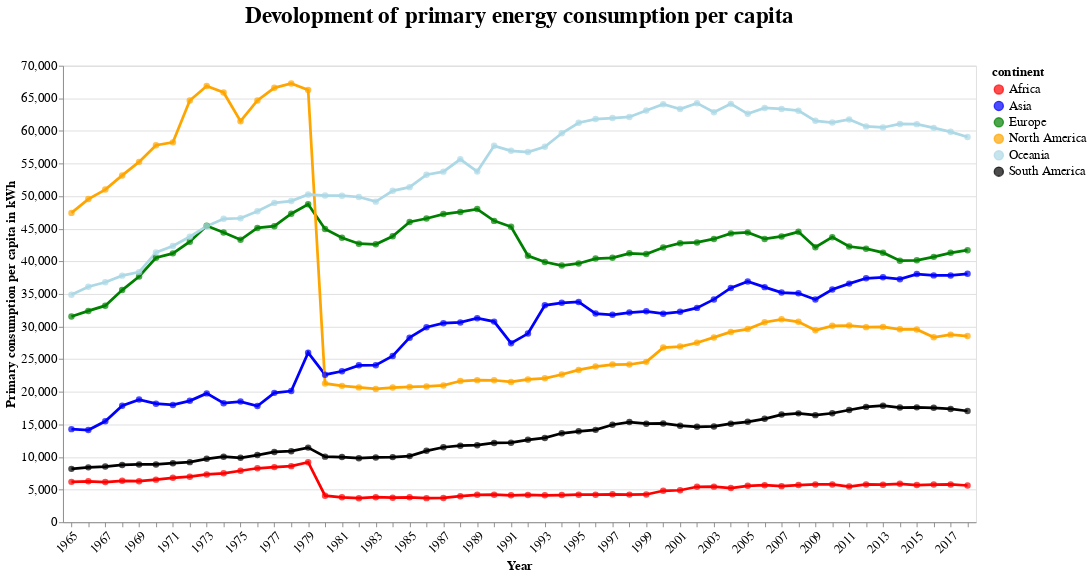

The cell this chart's notebook holds for it:
### Markdown cell above
<style> .section-title {background-color: #2ecc71; color: white; border-radius: 15px; text-align: center; padding: 1px; font-size: 2em}</style>
<div class="section-title">Devolopement of primary energy consumption</div>

### Code cell
# sets the colors for each continent
continent_colors = {
    'Africa': 'red',
    'Asia': 'blue',
    'Europe': 'green',
    'North America': 'orange',
    'Oceania': 'lightblue',
    'South America': 'black'
}

# creates a line chart to show the energy consumption per capita by continent
line = alt.Chart(continent_data_filtered).mark_line().encode(
    x=alt.X('year:O', title='Year', axis=alt.Axis(labelAngle=-45, labelOverlap=True)),          # sets the label angle and the label overlap
    y=alt.Y('energy_per_capita:Q', title='Primary consumption per capita in kWh'),             
    color=alt.Color('continent:N', legend=alt.Legend(title='continent'),                        # sets the color and the legend
                    scale=alt.Scale(domain=list(continent_colors.keys()),                       # sets the domain and the range of the colors
                                    range=list(continent_colors.values()))),  
    size=alt.Size(value= 3),                                                                    # sets the size of the line
)

# creates a circle chart to show the energy consumption per capita by continent
circle = alt.Chart(continent_data_filtered).mark_circle().encode(
    x=alt.X('year:O'),
    y=alt.Y('energy_per_capita:Q'),
    color=alt.Color('continent:N',  
                    scale=alt.Scale(domain=list(continent_colors.keys()), 
                                    range=list(continent_colors.values()))),
    size=alt.Size(value= 50),
    tooltip=['year','continent', 'energy_per_capita']
)

# creates the chart
chart = (line + circle).properties(
    title='Devolopment of primary energy consumption per capita',                           # sets the title
    width=1000,                                                                             # sets the width
    height=500                                                                              # sets the height
).configure_title(
    fontSize=25,                                                                            # sets the font size
    offset=35                                                                               # moves the title from the chart
).configure_axis(
    labelFontSize=14,                                                                       # sets the font size of the labels
    titleFontSize=14                                                                        # sets the font size of the title
).configure_legend(
    labelFontSize=14,
    titleFontSize=14
)

chart

### Figure 1 — Vega-Lite specification as saved in the notebook (floating-point values rounded to 4 significant figures; data arrays with more than 128 entries replaced by an {"elided": "..."} marker saying what was removed)
{"config": {"view": {"continuousWidth": 300, "continuousHeight": 300}, "axis": {"labelFontSize": 14, "titleFontSize": 14}, "legend": {"labelFontSize": 14, "titleFontSize": 14}, "title": {"fontSize": 25, "offset": 35}}, "layer": [{"mark": {"type": "line"}, "encoding": {"color": {"field": "continent", "legend": {"title": "continent"}, "scale": {"domain": ["Africa", "Asia", "Europe", "North America", "Oceania", "South America"], "range": ["red", "blue", "green", "orange", "lightblue", "black"]}, "type": "nominal"}, "size": {"value": 3}, "x": {"axis": {"labelAngle": -45, "labelOverlap": true}, "field": "year", "title": "Year", "type": "ordinal"}, "y": {"field": "energy_per_capita", "title": "Primary consumption per capita in kWh", "type": "quantitative"}}}, {"mark": {"type": "circle"}, "encoding": {"color": {"field": "continent", "scale": {"domain": ["Africa", "Asia", "Europe", "North America", "Oceania", "South America"], "range": ["red", "blue", "green", "orange", "lightblue", "black"]}, "type": "nominal"}, "size": {"value": 50}, "tooltip": [{"field": "year", "type": "quantitative"}, {"field": "continent", "type": "nominal"}, {"field": "energy_per_capita", "type": "quantitative"}], "x": {"field": "year", "type": "ordinal"}, "y": {"field": "energy_per_capita", "type": "quantitative"}}}], "data": {"name": "data-d32a598e22b0adcd3c374d46f0ffb5a3"}, "height": 500, "title": "Devolopment of primary energy consumption per capita", "width": 1000, "$schema": "https://vega.github.io/schema/vega-lite/v5.8.0.json", "datasets": {"data-d32a598e22b0adcd3c374d46f0ffb5a3": {"elided": "324 records"}}}
